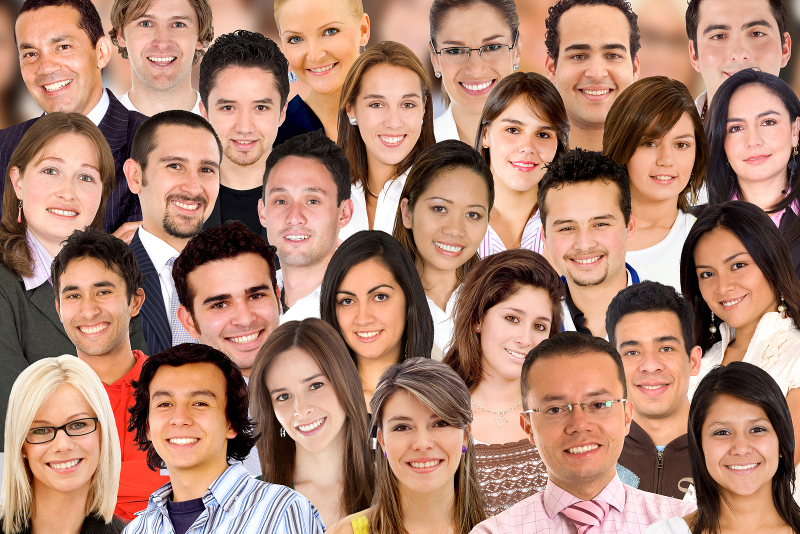
#> input picture OpenCV_Projects/faceDetection-inside-images/groupfaces.jpg, 1600 x 1067 px (shown at 1/2 size)
$ python script.py
#> lines starting #> are read from the running program, lines starting #| are printed output that depends on the picture; after the words box and inside, x2 and y2 are one past the last pixel; in counts of white or black regions, pixels touching at a corner belong together
import cv2

face_cascade=cv2.CascadeClassifier("haarcascade_frontalface_default.xml")

img=cv2.imread("groupfaces.jpg")
#> img is the input picture: shape (1067, 1600, 3); mean B, G, R 110.6, 129, 170.3

gray_img=cv2.cvtColor(img,cv2.COLOR_BGR2GRAY)
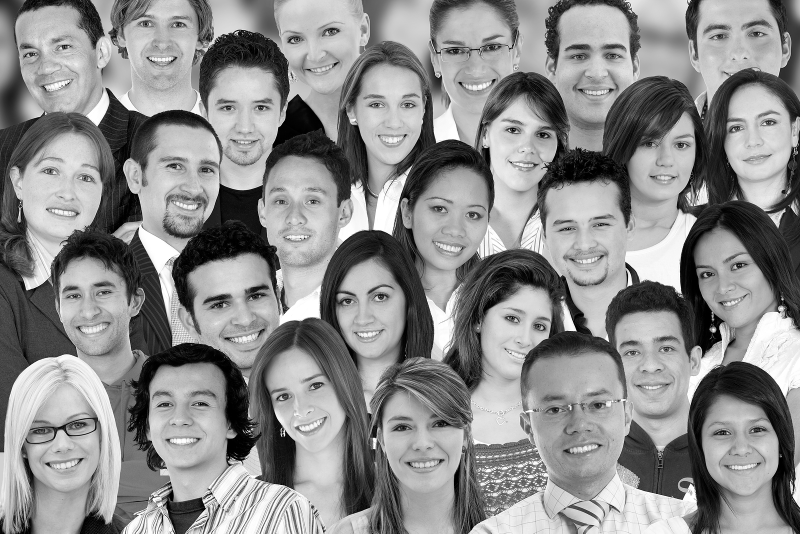
#> gray_img: shape (1067, 1600) (shown at 1/2 size); min 0, max 255, mean 139.3

faces=face_cascade.detectMultiScale(gray_img,
scaleFactor=1.1, minNeighbors=5)
#> faces = 31 rows, first 6: [850, 518, 66, 66], [289, 103, 70, 70], [1127, 529, 103, 103], [1427, 188, 160, 160], [265, 7, 124, 124], [696, 142, 175, 175]

for x, y, w, h in faces:
    img=cv2.rectangle(img, (x,y),(x+w,y+h),(0,255,0),3)
#> this loop made 31 passes
#> (x, y, w, h) on passes 1 to 12: (850, 518, 66, 66), (289, 103, 70, 70), (1127, 529, 103, 103), (1427, 188, 160, 160), (265, 7, 124, 124), (696, 142, 175, 175), (1391, 799, 174, 174), (402, 145, 179, 179), (1251, 230, 161, 161), (503, 330, 189, 189), (1074, 376, 192, 192), (526, 482, 133, 133)
#> pass 1, `img=cv2.rectangle(img, (x,y),(x+w,y+h),(0,255,0),3)`:
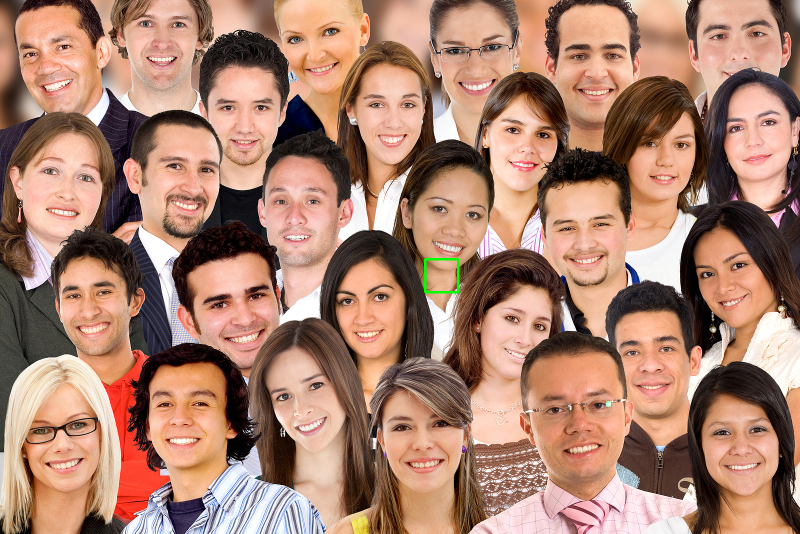
#> img: shape (1067, 1600, 3) (shown at 1/2 size); 0.08% of pixels changed, all inside (x1, y1, x2, y2) = (848, 516, 919, 587)
#> pass 2, `img=cv2.rectangle(img, (x,y),(x+w,y+h),(0,255,0),3)`:
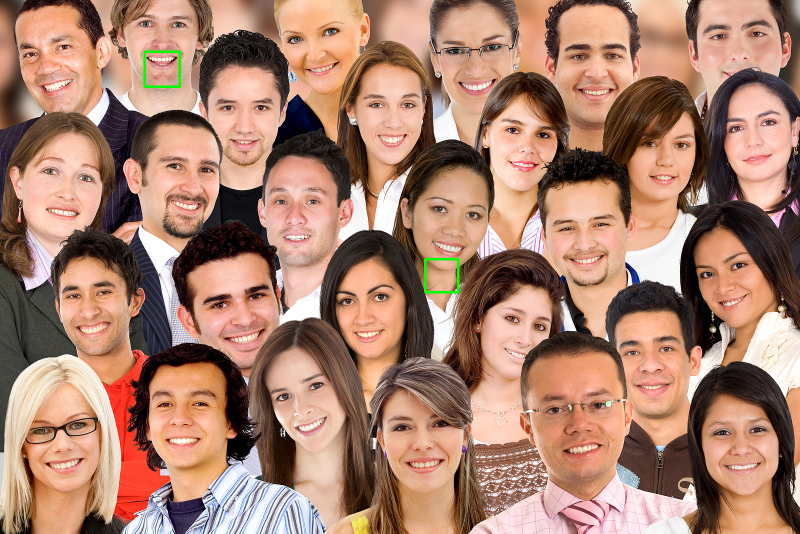
#> img: shape (1067, 1600, 3) (shown at 1/2 size); 0.08% of pixels changed, all inside (x1, y1, x2, y2) = (287, 101, 362, 176)
#> pass 3, `img=cv2.rectangle(img, (x,y),(x+w,y+h),(0,255,0),3)`:
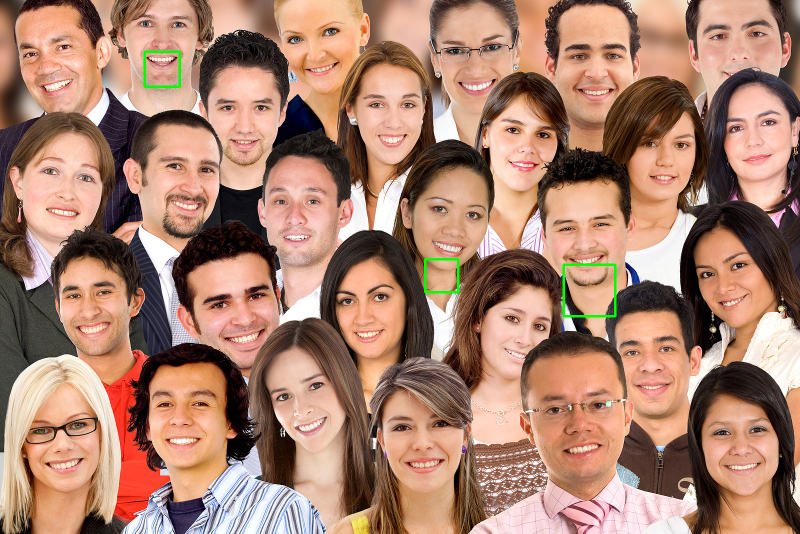
#> img: shape (1067, 1600, 3) (shown at 1/2 size); 0.12% of pixels changed, all inside (x1, y1, x2, y2) = (1125, 527, 1233, 635)
#> after the loop:
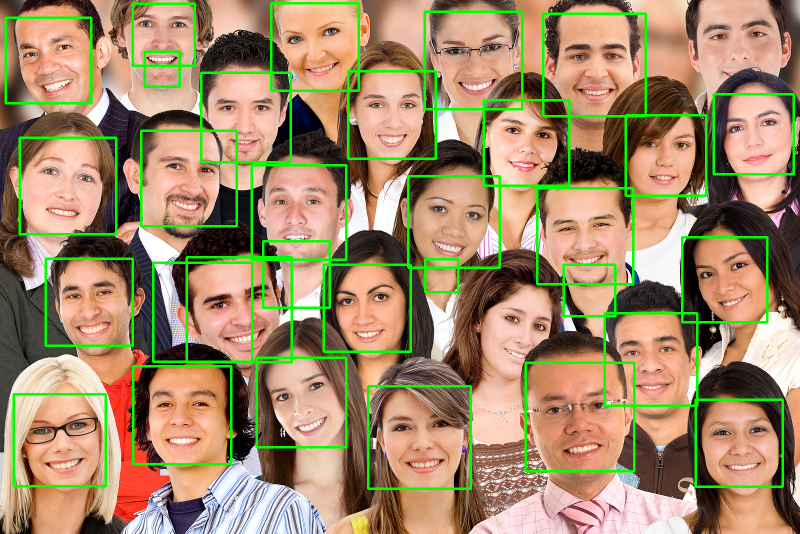
#> img: shape (1067, 1600, 3) (shown at 1/2 size); 5.81% of pixels changed, all inside (x1, y1, x2, y2) = (9, 4, 1590, 980)

print(type(faces))
#| <class 'numpy.ndarray'>
print(faces)
#> (printed output is left out)

resized=cv2.resize(img,(int(img.shape[1]/3),int(img.shape[0]/3)))
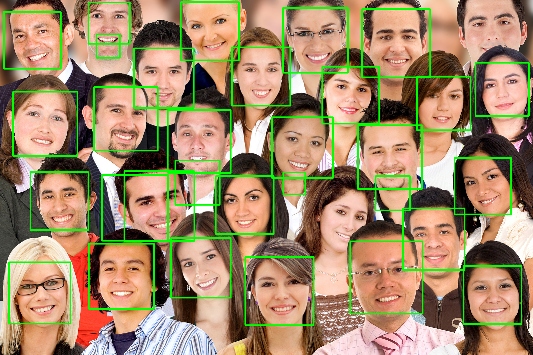
#> resized: shape (355, 533, 3); mean B, G, R 104.9, 137.7, 161.2

cv2.imshow("Gray",resized)
cv2.waitKey(0)
cv2.destroyAllWindows()
